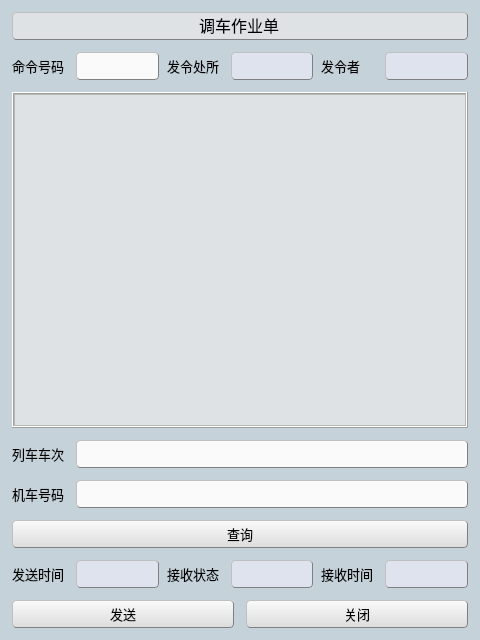
<?xml version="1.0" encoding="UTF-8"?>
<ui version="4.0">
 <class>WorksheetsSendWnd</class>
 <widget class="QWidget" name="WorksheetsSendWnd">
  <property name="geometry">
   <rect>
    <x>0</x>
    <y>0</y>
    <width>480</width>
    <height>640</height>
   </rect>
  </property>
  <property name="minimumSize">
   <size>
    <width>480</width>
    <height>640</height>
   </size>
  </property>
  <property name="maximumSize">
   <size>
    <width>480</width>
    <height>640</height>
   </size>
  </property>
  <property name="palette">
   <palette>
    <active>
     <colorrole role="Base">
      <brush brushstyle="SolidPattern">
       <color alpha="255">
        <red>255</red>
        <green>255</green>
        <blue>255</blue>
       </color>
      </brush>
     </colorrole>
     <colorrole role="Window">
      <brush brushstyle="SolidPattern">
       <color alpha="255">
        <red>198</red>
        <green>210</green>
        <blue>218</blue>
       </color>
      </brush>
     </colorrole>
    </active>
    <inactive>
     <colorrole role="Base">
      <brush brushstyle="SolidPattern">
       <color alpha="255">
        <red>255</red>
        <green>255</green>
        <blue>255</blue>
       </color>
      </brush>
     </colorrole>
     <colorrole role="Window">
      <brush brushstyle="SolidPattern">
       <color alpha="255">
        <red>198</red>
        <green>210</green>
        <blue>218</blue>
       </color>
      </brush>
     </colorrole>
    </inactive>
    <disabled>
     <colorrole role="Base">
      <brush brushstyle="SolidPattern">
       <color alpha="255">
        <red>198</red>
        <green>210</green>
        <blue>218</blue>
       </color>
      </brush>
     </colorrole>
     <colorrole role="Window">
      <brush brushstyle="SolidPattern">
       <color alpha="255">
        <red>198</red>
        <green>210</green>
        <blue>218</blue>
       </color>
      </brush>
     </colorrole>
    </disabled>
   </palette>
  </property>
  <property name="windowTitle">
   <string>Form</string>
  </property>
  <property name="styleSheet">
   <string notr="true">QPushButton
{
	background-color: rgb(240, 240, 240);
	border:1px groove gray;
	border-radius:4px;
	padding:2px 4px;
	border-style:outset;
	background-color: qlineargradient(spread:pad, x1:0, y1:1, x2:0, y2:0, stop:0 rgba(220, 220, 220, 255), stop:1 rgba(250, 250, 250, 255));
}

QPushButton:hover
{
	background-color: rgb(229, 241, 251);
	color:black
}
QPushButton:pressed
{
	background-color: rgb(204, 228, 247);
	border-style:inset
}
</string>
  </property>
  <layout class="QVBoxLayout" name="verticalLayout">
   <property name="spacing">
    <number>12</number>
   </property>
   <property name="leftMargin">
    <number>12</number>
   </property>
   <property name="topMargin">
    <number>12</number>
   </property>
   <property name="rightMargin">
    <number>12</number>
   </property>
   <property name="bottomMargin">
    <number>12</number>
   </property>
   <item>
    <widget class="QLineEdit" name="lineEdit">
     <property name="minimumSize">
      <size>
       <width>0</width>
       <height>28</height>
      </size>
     </property>
     <property name="maximumSize">
      <size>
       <width>16777215</width>
       <height>28</height>
      </size>
     </property>
     <property name="font">
      <font>
       <family>微软雅黑</family>
       <pointsize>12</pointsize>
      </font>
     </property>
     <property name="styleSheet">
      <string notr="true">border-style: outset; 
border-width: 1px; 
border-color: gray;
background-color: rgb(222, 226, 229);
border-radius:4px;
padding:1px 1px;</string>
     </property>
     <property name="text">
      <string>调车作业单</string>
     </property>
     <property name="alignment">
      <set>Qt::AlignCenter</set>
     </property>
    </widget>
   </item>
   <item>
    <layout class="QHBoxLayout" name="horizontalLayout">
     <property name="spacing">
      <number>8</number>
     </property>
     <item>
      <widget class="QLabel" name="label_3">
       <property name="minimumSize">
        <size>
         <width>56</width>
         <height>28</height>
        </size>
       </property>
       <property name="maximumSize">
        <size>
         <width>56</width>
         <height>28</height>
        </size>
       </property>
       <property name="font">
        <font>
         <family>微软雅黑</family>
         <pointsize>10</pointsize>
        </font>
       </property>
       <property name="text">
        <string>命令号码</string>
       </property>
      </widget>
     </item>
     <item>
      <widget class="QLineEdit" name="lineEdit_2">
       <property name="minimumSize">
        <size>
         <width>0</width>
         <height>28</height>
        </size>
       </property>
       <property name="maximumSize">
        <size>
         <width>16777215</width>
         <height>28</height>
        </size>
       </property>
       <property name="font">
        <font>
         <family>微软雅黑</family>
         <pointsize>10</pointsize>
        </font>
       </property>
       <property name="styleSheet">
        <string notr="true">border-style: outset; 
border-width: 1px; 
border-color: gray;
background-color: rgb(250, 250, 250);
border-radius:4px;
padding:1px 1px;</string>
       </property>
      </widget>
     </item>
     <item>
      <widget class="QLabel" name="label_2">
       <property name="minimumSize">
        <size>
         <width>56</width>
         <height>28</height>
        </size>
       </property>
       <property name="maximumSize">
        <size>
         <width>56</width>
         <height>28</height>
        </size>
       </property>
       <property name="font">
        <font>
         <family>微软雅黑</family>
         <pointsize>10</pointsize>
        </font>
       </property>
       <property name="text">
        <string>发令处所</string>
       </property>
      </widget>
     </item>
     <item>
      <widget class="QLineEdit" name="lineEdit_3">
       <property name="minimumSize">
        <size>
         <width>0</width>
         <height>28</height>
        </size>
       </property>
       <property name="maximumSize">
        <size>
         <width>16777215</width>
         <height>28</height>
        </size>
       </property>
       <property name="font">
        <font>
         <family>微软雅黑</family>
         <pointsize>10</pointsize>
        </font>
       </property>
       <property name="styleSheet">
        <string notr="true">border-style: outset; 
border-width: 1px; 
border-color: gray;
background-color: rgb(223, 227, 237);
border-radius:4px;
padding:1px 1px;
color:rgb(102, 102, 102);</string>
       </property>
      </widget>
     </item>
     <item>
      <widget class="QLabel" name="label">
       <property name="minimumSize">
        <size>
         <width>56</width>
         <height>28</height>
        </size>
       </property>
       <property name="maximumSize">
        <size>
         <width>56</width>
         <height>28</height>
        </size>
       </property>
       <property name="font">
        <font>
         <family>微软雅黑</family>
         <pointsize>10</pointsize>
        </font>
       </property>
       <property name="text">
        <string>发令者</string>
       </property>
      </widget>
     </item>
     <item>
      <widget class="QLineEdit" name="lineEdit_4">
       <property name="minimumSize">
        <size>
         <width>0</width>
         <height>28</height>
        </size>
       </property>
       <property name="maximumSize">
        <size>
         <width>16777215</width>
         <height>28</height>
        </size>
       </property>
       <property name="font">
        <font>
         <family>微软雅黑</family>
         <pointsize>10</pointsize>
        </font>
       </property>
       <property name="styleSheet">
        <string notr="true">border-style: outset; 
border-width: 1px; 
border-color: gray;
background-color: rgb(223, 227, 237);
border-radius:4px;
padding:1px 1px;
color:rgb(102, 102, 102);</string>
       </property>
      </widget>
     </item>
    </layout>
   </item>
   <item>
    <widget class="QFrame" name="frame">
     <property name="frameShape">
      <enum>QFrame::Box</enum>
     </property>
     <property name="frameShadow">
      <enum>QFrame::Raised</enum>
     </property>
     <layout class="QVBoxLayout" name="verticalLayout_2">
      <property name="spacing">
       <number>0</number>
      </property>
      <property name="leftMargin">
       <number>0</number>
      </property>
      <property name="topMargin">
       <number>0</number>
      </property>
      <property name="rightMargin">
       <number>0</number>
      </property>
      <property name="bottomMargin">
       <number>0</number>
      </property>
      <item>
       <widget class="QTableView" name="tableView">
        <property name="palette">
         <palette>
          <active>
           <colorrole role="Base">
            <brush brushstyle="SolidPattern">
             <color alpha="255">
              <red>222</red>
              <green>226</green>
              <blue>229</blue>
             </color>
            </brush>
           </colorrole>
          </active>
          <inactive>
           <colorrole role="Base">
            <brush brushstyle="SolidPattern">
             <color alpha="255">
              <red>222</red>
              <green>226</green>
              <blue>229</blue>
             </color>
            </brush>
           </colorrole>
          </inactive>
          <disabled>
           <colorrole role="Base">
            <brush brushstyle="SolidPattern">
             <color alpha="255">
              <red>198</red>
              <green>210</green>
              <blue>218</blue>
             </color>
            </brush>
           </colorrole>
          </disabled>
         </palette>
        </property>
        <property name="font">
         <font>
          <family>微软雅黑</family>
          <pointsize>10</pointsize>
         </font>
        </property>
       </widget>
      </item>
     </layout>
    </widget>
   </item>
   <item>
    <layout class="QHBoxLayout" name="horizontalLayout_2">
     <property name="spacing">
      <number>8</number>
     </property>
     <item>
      <widget class="QLabel" name="label_4">
       <property name="minimumSize">
        <size>
         <width>56</width>
         <height>28</height>
        </size>
       </property>
       <property name="maximumSize">
        <size>
         <width>56</width>
         <height>28</height>
        </size>
       </property>
       <property name="font">
        <font>
         <family>微软雅黑</family>
         <pointsize>10</pointsize>
        </font>
       </property>
       <property name="text">
        <string>列车车次</string>
       </property>
      </widget>
     </item>
     <item>
      <widget class="QLineEdit" name="lineEdit_5">
       <property name="minimumSize">
        <size>
         <width>0</width>
         <height>28</height>
        </size>
       </property>
       <property name="maximumSize">
        <size>
         <width>16777215</width>
         <height>28</height>
        </size>
       </property>
       <property name="font">
        <font>
         <family>微软雅黑</family>
         <pointsize>10</pointsize>
        </font>
       </property>
       <property name="styleSheet">
        <string notr="true">border-style: outset; 
border-width: 1px; 
border-color: gray;
background-color: rgb(250, 250, 250);
border-radius:4px;
padding:1px 1px;</string>
       </property>
      </widget>
     </item>
    </layout>
   </item>
   <item>
    <layout class="QHBoxLayout" name="horizontalLayout_3">
     <property name="spacing">
      <number>8</number>
     </property>
     <item>
      <widget class="QLabel" name="label_5">
       <property name="minimumSize">
        <size>
         <width>56</width>
         <height>28</height>
        </size>
       </property>
       <property name="maximumSize">
        <size>
         <width>56</width>
         <height>28</height>
        </size>
       </property>
       <property name="font">
        <font>
         <family>微软雅黑</family>
         <pointsize>10</pointsize>
        </font>
       </property>
       <property name="text">
        <string>机车号码</string>
       </property>
      </widget>
     </item>
     <item>
      <widget class="QLineEdit" name="lineEdit_6">
       <property name="minimumSize">
        <size>
         <width>0</width>
         <height>28</height>
        </size>
       </property>
       <property name="maximumSize">
        <size>
         <width>16777215</width>
         <height>28</height>
        </size>
       </property>
       <property name="font">
        <font>
         <family>微软雅黑</family>
         <pointsize>10</pointsize>
        </font>
       </property>
       <property name="styleSheet">
        <string notr="true">border-style: outset; 
border-width: 1px; 
border-color: gray;
background-color: rgb(250, 250, 250);
border-radius:4px;
padding:1px 1px;</string>
       </property>
      </widget>
     </item>
    </layout>
   </item>
   <item>
    <widget class="QPushButton" name="pushButton">
     <property name="minimumSize">
      <size>
       <width>0</width>
       <height>28</height>
      </size>
     </property>
     <property name="maximumSize">
      <size>
       <width>16777215</width>
       <height>28</height>
      </size>
     </property>
     <property name="font">
      <font>
       <family>微软雅黑</family>
       <pointsize>10</pointsize>
      </font>
     </property>
     <property name="text">
      <string>查询</string>
     </property>
    </widget>
   </item>
   <item>
    <layout class="QHBoxLayout" name="horizontalLayout_4">
     <property name="spacing">
      <number>8</number>
     </property>
     <item>
      <widget class="QLabel" name="label_6">
       <property name="minimumSize">
        <size>
         <width>56</width>
         <height>28</height>
        </size>
       </property>
       <property name="maximumSize">
        <size>
         <width>56</width>
         <height>28</height>
        </size>
       </property>
       <property name="font">
        <font>
         <family>微软雅黑</family>
         <pointsize>10</pointsize>
        </font>
       </property>
       <property name="text">
        <string>发送时间</string>
       </property>
      </widget>
     </item>
     <item>
      <widget class="QLineEdit" name="lineEdit_7">
       <property name="minimumSize">
        <size>
         <width>0</width>
         <height>28</height>
        </size>
       </property>
       <property name="maximumSize">
        <size>
         <width>16777215</width>
         <height>28</height>
        </size>
       </property>
       <property name="font">
        <font>
         <family>微软雅黑</family>
         <pointsize>10</pointsize>
        </font>
       </property>
       <property name="styleSheet">
        <string notr="true">border-style: outset; 
border-width: 1px; 
border-color: gray;
background-color: rgb(223, 227, 237);
border-radius:4px;
padding:1px 1px;
color:rgb(102, 102, 102);</string>
       </property>
      </widget>
     </item>
     <item>
      <widget class="QLabel" name="label_7">
       <property name="minimumSize">
        <size>
         <width>56</width>
         <height>28</height>
        </size>
       </property>
       <property name="maximumSize">
        <size>
         <width>56</width>
         <height>28</height>
        </size>
       </property>
       <property name="font">
        <font>
         <family>微软雅黑</family>
         <pointsize>10</pointsize>
        </font>
       </property>
       <property name="text">
        <string>接收状态</string>
       </property>
      </widget>
     </item>
     <item>
      <widget class="QLineEdit" name="lineEdit_8">
       <property name="minimumSize">
        <size>
         <width>0</width>
         <height>28</height>
        </size>
       </property>
       <property name="maximumSize">
        <size>
         <width>16777215</width>
         <height>28</height>
        </size>
       </property>
       <property name="font">
        <font>
         <family>微软雅黑</family>
         <pointsize>10</pointsize>
        </font>
       </property>
       <property name="styleSheet">
        <string notr="true">border-style: outset; 
border-width: 1px; 
border-color: gray;
background-color: rgb(223, 227, 237);
border-radius:4px;
padding:1px 1px;
color:rgb(102, 102, 102);</string>
       </property>
      </widget>
     </item>
     <item>
      <widget class="QLabel" name="label_8">
       <property name="minimumSize">
        <size>
         <width>56</width>
         <height>28</height>
        </size>
       </property>
       <property name="maximumSize">
        <size>
         <width>56</width>
         <height>28</height>
        </size>
       </property>
       <property name="font">
        <font>
         <family>微软雅黑</family>
         <pointsize>10</pointsize>
        </font>
       </property>
       <property name="text">
        <string>接收时间</string>
       </property>
      </widget>
     </item>
     <item>
      <widget class="QLineEdit" name="lineEdit_9">
       <property name="minimumSize">
        <size>
         <width>0</width>
         <height>28</height>
        </size>
       </property>
       <property name="maximumSize">
        <size>
         <width>16777215</width>
         <height>28</height>
        </size>
       </property>
       <property name="font">
        <font>
         <family>微软雅黑</family>
         <pointsize>10</pointsize>
        </font>
       </property>
       <property name="styleSheet">
        <string notr="true">border-style: outset; 
border-width: 1px; 
border-color: gray;
background-color: rgb(223, 227, 237);
border-radius:4px;
padding:1px 1px;
color:rgb(102, 102, 102);</string>
       </property>
      </widget>
     </item>
    </layout>
   </item>
   <item>
    <layout class="QHBoxLayout" name="horizontalLayout_5">
     <property name="spacing">
      <number>12</number>
     </property>
     <item>
      <widget class="QPushButton" name="pushButton_2">
       <property name="minimumSize">
        <size>
         <width>0</width>
         <height>28</height>
        </size>
       </property>
       <property name="maximumSize">
        <size>
         <width>16777215</width>
         <height>28</height>
        </size>
       </property>
       <property name="font">
        <font>
         <family>微软雅黑</family>
         <pointsize>10</pointsize>
        </font>
       </property>
       <property name="text">
        <string>发送</string>
       </property>
      </widget>
     </item>
     <item>
      <widget class="QPushButton" name="pushButton_3">
       <property name="minimumSize">
        <size>
         <width>0</width>
         <height>28</height>
        </size>
       </property>
       <property name="maximumSize">
        <size>
         <width>16777215</width>
         <height>28</height>
        </size>
       </property>
       <property name="font">
        <font>
         <family>微软雅黑</family>
         <pointsize>10</pointsize>
        </font>
       </property>
       <property name="text">
        <string>关闭</string>
       </property>
      </widget>
     </item>
    </layout>
   </item>
  </layout>
 </widget>
 <resources/>
 <connections/>
</ui>
